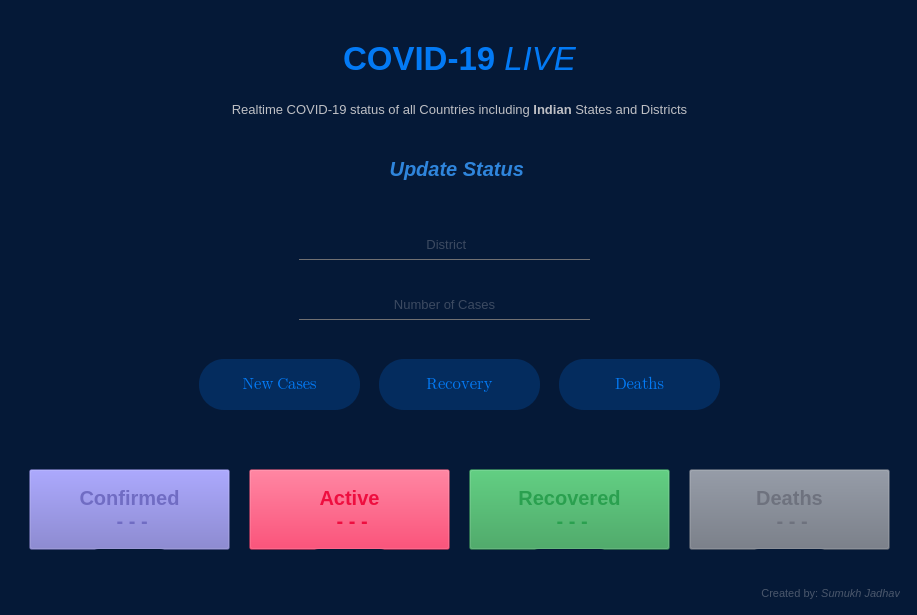
<?xml version="1.0" encoding="UTF-8"?>
<ui version="4.0">
 <class>COVID19_Updater</class>
 <widget class="QMainWindow" name="COVID19_Updater">
  <property name="geometry">
   <rect>
    <x>0</x>
    <y>0</y>
    <width>917</width>
    <height>615</height>
   </rect>
  </property>
  <property name="minimumSize">
   <size>
    <width>917</width>
    <height>615</height>
   </size>
  </property>
  <property name="maximumSize">
   <size>
    <width>917</width>
    <height>615</height>
   </size>
  </property>
  <property name="windowTitle">
   <string>Live COVID-19 Updater</string>
  </property>
  <property name="styleSheet">
   <string notr="true">background-color: rgb(5, 25, 55);</string>
  </property>
  <widget class="QWidget" name="centralwidget">
   <layout class="QGridLayout" name="gridLayout">
    <item row="0" column="0">
     <widget class="QFrame" name="frame">
      <property name="maximumSize">
       <size>
        <width>16777215</width>
        <height>16777215</height>
       </size>
      </property>
      <property name="styleSheet">
       <string notr="true">QFrame{
	
	
	background-color: rgb(5, 25, 55);

	border-radius: 10px
}</string>
      </property>
      <property name="frameShape">
       <enum>QFrame::StyledPanel</enum>
      </property>
      <property name="frameShadow">
       <enum>QFrame::Raised</enum>
      </property>
      <widget class="QLabel" name="Title">
       <property name="geometry">
        <rect>
         <x>-10</x>
         <y>20</y>
         <width>921</width>
         <height>61</height>
        </rect>
       </property>
       <property name="font">
        <font>
         <family>Segoe UI</family>
         <pointsize>25</pointsize>
        </font>
       </property>
       <property name="styleSheet">
        <string notr="true">color: rgb(3, 122, 245);
lable.adjustSize();</string>
       </property>
       <property name="text">
        <string>&lt;strong&gt;COVID-19&lt;/strong&gt; &lt;i&gt;LIVE&lt;/i&gt;</string>
       </property>
       <property name="alignment">
        <set>Qt::AlignCenter</set>
       </property>
      </widget>
      <widget class="QLabel" name="Description">
       <property name="geometry">
        <rect>
         <x>-10</x>
         <y>70</y>
         <width>921</width>
         <height>61</height>
        </rect>
       </property>
       <property name="font">
        <font>
         <family>Segoe UI</family>
         <pointsize>10</pointsize>
        </font>
       </property>
       <property name="styleSheet">
        <string notr="true">color: rgb(190, 191, 196);</string>
       </property>
       <property name="text">
        <string>&lt;html&gt;&lt;head/&gt;&lt;body&gt;&lt;p&gt;Realtime COVID-19 status of all Countries including &lt;span style=&quot; font-weight:600;&quot;&gt;Indian&lt;/span&gt; States and Districts&lt;/p&gt;&lt;/body&gt;&lt;/html&gt;</string>
       </property>
       <property name="textFormat">
        <enum>Qt::MarkdownText</enum>
       </property>
       <property name="alignment">
        <set>Qt::AlignCenter</set>
       </property>
       <property name="wordWrap">
        <bool>true</bool>
       </property>
      </widget>
      <widget class="QLabel" name="AuthorName">
       <property name="geometry">
        <rect>
         <x>730</x>
         <y>570</y>
         <width>161</width>
         <height>21</height>
        </rect>
       </property>
       <property name="font">
        <font>
         <family>Segoe UI</family>
         <pointsize>8</pointsize>
        </font>
       </property>
       <property name="cursor">
        <cursorShape>IBeamCursor</cursorShape>
       </property>
       <property name="styleSheet">
        <string notr="true">color: rgba(190, 191, 196,95);</string>
       </property>
       <property name="text">
        <string>&lt;html&gt;&lt;head/&gt;&lt;body&gt;&lt;p&gt;Created by: &lt;span style=&quot; font-style:italic;&quot;&gt;Sumukh Jadhav&lt;/span&gt;&lt;/p&gt;&lt;/body&gt;&lt;/html&gt;</string>
       </property>
       <property name="textFormat">
        <enum>Qt::MarkdownText</enum>
       </property>
       <property name="alignment">
        <set>Qt::AlignBottom|Qt::AlignRight|Qt::AlignTrailing</set>
       </property>
       <property name="wordWrap">
        <bool>true</bool>
       </property>
       <property name="textInteractionFlags">
        <set>Qt::LinksAccessibleByMouse|Qt::TextSelectableByMouse</set>
       </property>
      </widget>
      <widget class="QPushButton" name="Confirmed">
       <property name="geometry">
        <rect>
         <x>20</x>
         <y>460</y>
         <width>201</width>
         <height>81</height>
        </rect>
       </property>
       <property name="font">
        <font>
         <family>Helvetica LT Std</family>
         <pointsize>15</pointsize>
         <weight>75</weight>
         <italic>false</italic>
         <bold>true</bold>
         <underline>false</underline>
         <strikeout>false</strikeout>
         <kerning>true</kerning>
        </font>
       </property>
       <property name="focusPolicy">
        <enum>Qt::StrongFocus</enum>
       </property>
       <property name="layoutDirection">
        <enum>Qt::LeftToRight</enum>
       </property>
       <property name="styleSheet">
        <string notr="true">
background-color: rgba(112,108,195,50);

color: rgb(112,108,195);


</string>
       </property>
       <property name="text">
        <string>Confirmed
 - - -</string>
       </property>
       <property name="checkable">
        <bool>false</bool>
       </property>
      </widget>
      <widget class="QPushButton" name="Active">
       <property name="geometry">
        <rect>
         <x>240</x>
         <y>460</y>
         <width>201</width>
         <height>81</height>
        </rect>
       </property>
       <property name="font">
        <font>
         <family>Helvetica LT Std</family>
         <pointsize>15</pointsize>
         <weight>75</weight>
         <italic>false</italic>
         <bold>true</bold>
         <underline>false</underline>
         <strikeout>false</strikeout>
        </font>
       </property>
       <property name="focusPolicy">
        <enum>Qt::StrongFocus</enum>
       </property>
       <property name="layoutDirection">
        <enum>Qt::LeftToRight</enum>
       </property>
       <property name="styleSheet">
        <string notr="true">
background-color: rgba(238, 14, 63,50);

color: rgb(238, 14, 63);


</string>
       </property>
       <property name="text">
        <string>Active
 - - -</string>
       </property>
       <property name="checkable">
        <bool>false</bool>
       </property>
      </widget>
      <widget class="QPushButton" name="Recovered">
       <property name="geometry">
        <rect>
         <x>460</x>
         <y>460</y>
         <width>201</width>
         <height>81</height>
        </rect>
       </property>
       <property name="font">
        <font>
         <family>Helvetica LT Std</family>
         <pointsize>15</pointsize>
         <weight>75</weight>
         <italic>false</italic>
         <bold>true</bold>
         <underline>false</underline>
         <strikeout>false</strikeout>
        </font>
       </property>
       <property name="focusPolicy">
        <enum>Qt::StrongFocus</enum>
       </property>
       <property name="layoutDirection">
        <enum>Qt::LeftToRight</enum>
       </property>
       <property name="styleSheet">
        <string notr="true">background-color: rgba(46, 155, 80,50);
color: rgb(42, 160, 79);


</string>
       </property>
       <property name="text">
        <string>Recovered
 - - -</string>
       </property>
       <property name="checkable">
        <bool>false</bool>
       </property>
      </widget>
      <widget class="QPushButton" name="Deaths">
       <property name="geometry">
        <rect>
         <x>680</x>
         <y>460</y>
         <width>201</width>
         <height>81</height>
        </rect>
       </property>
       <property name="font">
        <font>
         <family>Helvetica LT Std</family>
         <pointsize>15</pointsize>
         <weight>75</weight>
         <italic>false</italic>
         <bold>true</bold>
         <underline>false</underline>
         <strikeout>false</strikeout>
        </font>
       </property>
       <property name="focusPolicy">
        <enum>Qt::StrongFocus</enum>
       </property>
       <property name="layoutDirection">
        <enum>Qt::LeftToRight</enum>
       </property>
       <property name="styleSheet">
        <string notr="true">background-color: rgba(110, 116, 128,50);
color: rgb(110, 114, 126);

</string>
       </property>
       <property name="text">
        <string>Deaths
 - - -</string>
       </property>
       <property name="checkable">
        <bool>false</bool>
       </property>
      </widget>
      <widget class="QPushButton" name="UpdataData_2">
       <property name="geometry">
        <rect>
         <x>0</x>
         <y>420</y>
         <width>901</width>
         <height>31</height>
        </rect>
       </property>
       <property name="font">
        <font>
         <family>Gravity</family>
         <pointsize>13</pointsize>
         <weight>75</weight>
         <italic>true</italic>
         <bold>true</bold>
         <underline>false</underline>
         <strikeout>false</strikeout>
        </font>
       </property>
       <property name="focusPolicy">
        <enum>Qt::StrongFocus</enum>
       </property>
       <property name="layoutDirection">
        <enum>Qt::LeftToRight</enum>
       </property>
       <property name="styleSheet">
        <string notr="true">

color: rgb(169, 206, 244);
border-radius: 30px;

</string>
       </property>
       <property name="text">
        <string/>
       </property>
       <property name="checkable">
        <bool>false</bool>
       </property>
      </widget>
      <widget class="QPushButton" name="UpdataData_3">
       <property name="geometry">
        <rect>
         <x>190</x>
         <y>350</y>
         <width>161</width>
         <height>51</height>
        </rect>
       </property>
       <property name="font">
        <font>
         <family>Segoe UI Emoji</family>
         <pointsize>12</pointsize>
         <weight>50</weight>
         <italic>false</italic>
         <bold>false</bold>
         <underline>false</underline>
         <strikeout>false</strikeout>
        </font>
       </property>
       <property name="focusPolicy">
        <enum>Qt::StrongFocus</enum>
       </property>
       <property name="layoutDirection">
        <enum>Qt::LeftToRight</enum>
       </property>
       <property name="styleSheet">
        <string notr="true">QPushButton {
	background-color: rgba(0, 122, 255,50);
	color: rgb(3, 122, 245);
	border-radius: 25px;
}

QPushButton:hover {
	background-color: rgba(0, 122, 255,45);

}
QPushButton:pressed {
	background-color: rgba(0, 122, 255,40);

}</string>
       </property>
       <property name="text">
        <string>New Cases</string>
       </property>
       <property name="checkable">
        <bool>false</bool>
       </property>
      </widget>
      <widget class="QLineEdit" name="lineEdit">
       <property name="geometry">
        <rect>
         <x>290</x>
         <y>220</y>
         <width>291</width>
         <height>31</height>
        </rect>
       </property>
       <property name="font">
        <font>
         <pointsize>10</pointsize>
         <italic>false</italic>
         <underline>false</underline>
        </font>
       </property>
       <property name="styleSheet">
        <string notr="true">background:transparent;
border:none;
color: rgba(190, 191, 196,150);
border-bottom:1px solid #717072;</string>
       </property>
       <property name="inputMask">
        <string/>
       </property>
       <property name="text">
        <string/>
       </property>
       <property name="alignment">
        <set>Qt::AlignCenter</set>
       </property>
       <property name="placeholderText">
        <string> District</string>
       </property>
      </widget>
      <widget class="QLineEdit" name="lineEdit_2">
       <property name="geometry">
        <rect>
         <x>290</x>
         <y>280</y>
         <width>291</width>
         <height>31</height>
        </rect>
       </property>
       <property name="font">
        <font>
         <pointsize>10</pointsize>
         <italic>false</italic>
         <underline>false</underline>
        </font>
       </property>
       <property name="styleSheet">
        <string notr="true">background:transparent;
border:none;
color: rgba(190, 191, 196,150);
border-bottom:1px solid #717072;</string>
       </property>
       <property name="inputMask">
        <string/>
       </property>
       <property name="text">
        <string/>
       </property>
       <property name="alignment">
        <set>Qt::AlignCenter</set>
       </property>
       <property name="placeholderText">
        <string>Number of Cases</string>
       </property>
      </widget>
      <widget class="QLabel" name="Title_2">
       <property name="geometry">
        <rect>
         <x>0</x>
         <y>130</y>
         <width>901</width>
         <height>61</height>
        </rect>
       </property>
       <property name="font">
        <font>
         <family>Segoe UI</family>
         <pointsize>15</pointsize>
         <underline>false</underline>
        </font>
       </property>
       <property name="styleSheet">
        <string notr="true">color: #2f85dc;
lable.adjustSize();</string>
       </property>
       <property name="text">
        <string>&lt;i&gt;&lt;strong&gt;Update Status&lt;/strong&gt; &lt;/i&gt;</string>
       </property>
       <property name="alignment">
        <set>Qt::AlignCenter</set>
       </property>
      </widget>
      <widget class="QPushButton" name="UpdataData_4">
       <property name="geometry">
        <rect>
         <x>370</x>
         <y>350</y>
         <width>161</width>
         <height>51</height>
        </rect>
       </property>
       <property name="font">
        <font>
         <family>Segoe UI Emoji</family>
         <pointsize>12</pointsize>
         <weight>50</weight>
         <italic>false</italic>
         <bold>false</bold>
         <underline>false</underline>
         <strikeout>false</strikeout>
        </font>
       </property>
       <property name="focusPolicy">
        <enum>Qt::StrongFocus</enum>
       </property>
       <property name="layoutDirection">
        <enum>Qt::LeftToRight</enum>
       </property>
       <property name="styleSheet">
        <string notr="true">QPushButton {
	background-color: rgba(0, 122, 255,50);
	color: rgb(3, 122, 245);
	border-radius: 25px;
}

QPushButton:hover {
	background-color: rgba(0, 122, 255,45);

}
QPushButton:pressed {
	background-color: rgba(0, 122, 255,40);

}</string>
       </property>
       <property name="text">
        <string>Recovery</string>
       </property>
       <property name="checkable">
        <bool>false</bool>
       </property>
      </widget>
      <widget class="QPushButton" name="UpdataData_5">
       <property name="geometry">
        <rect>
         <x>550</x>
         <y>350</y>
         <width>161</width>
         <height>51</height>
        </rect>
       </property>
       <property name="font">
        <font>
         <family>Segoe UI Emoji</family>
         <pointsize>12</pointsize>
         <weight>50</weight>
         <italic>false</italic>
         <bold>false</bold>
         <underline>false</underline>
         <strikeout>false</strikeout>
        </font>
       </property>
       <property name="focusPolicy">
        <enum>Qt::StrongFocus</enum>
       </property>
       <property name="layoutDirection">
        <enum>Qt::LeftToRight</enum>
       </property>
       <property name="styleSheet">
        <string notr="true">QPushButton {
	background-color: rgba(0, 122, 255,50);
	color: rgb(3, 122, 245);
	border-radius: 25px;
}

QPushButton:hover {
	background-color: rgba(0, 122, 255,45);

}
QPushButton:pressed {
	background-color: rgba(0, 122, 255,40);

}</string>
       </property>
       <property name="text">
        <string>Deaths</string>
       </property>
       <property name="checkable">
        <bool>false</bool>
       </property>
      </widget>
      <widget class="QLabel" name="Title_3">
       <property name="geometry">
        <rect>
         <x>0</x>
         <y>540</y>
         <width>901</width>
         <height>61</height>
        </rect>
       </property>
       <property name="font">
        <font>
         <family>Segoe UI</family>
         <pointsize>15</pointsize>
         <weight>75</weight>
         <italic>true</italic>
         <bold>true</bold>
         <underline>false</underline>
        </font>
       </property>
       <property name="styleSheet">
        <string notr="true">color: rgb(238, 14, 63);
lable.adjustSize();</string>
       </property>
       <property name="text">
        <string/>
       </property>
       <property name="alignment">
        <set>Qt::AlignCenter</set>
       </property>
      </widget>
      <widget class="QLabel" name="newConfirmed">
       <property name="geometry">
        <rect>
         <x>80</x>
         <y>540</y>
         <width>81</width>
         <height>31</height>
        </rect>
       </property>
       <property name="font">
        <font>
         <family>Segoe UI</family>
         <pointsize>10</pointsize>
         <weight>75</weight>
         <bold>true</bold>
         <underline>false</underline>
        </font>
       </property>
       <property name="styleSheet">
        <string notr="true">
color: rgb(112,108,195);
</string>
       </property>
       <property name="text">
        <string/>
       </property>
       <property name="alignment">
        <set>Qt::AlignCenter</set>
       </property>
      </widget>
      <widget class="QLabel" name="newActive">
       <property name="geometry">
        <rect>
         <x>300</x>
         <y>540</y>
         <width>81</width>
         <height>31</height>
        </rect>
       </property>
       <property name="font">
        <font>
         <family>Segoe UI</family>
         <pointsize>10</pointsize>
         <weight>75</weight>
         <bold>true</bold>
         <underline>false</underline>
        </font>
       </property>
       <property name="styleSheet">
        <string notr="true">
color: rgb(238, 14, 63);
</string>
       </property>
       <property name="text">
        <string/>
       </property>
       <property name="alignment">
        <set>Qt::AlignCenter</set>
       </property>
      </widget>
      <widget class="QLabel" name="newRecovered">
       <property name="geometry">
        <rect>
         <x>520</x>
         <y>540</y>
         <width>81</width>
         <height>31</height>
        </rect>
       </property>
       <property name="font">
        <font>
         <family>Segoe UI</family>
         <pointsize>10</pointsize>
         <weight>75</weight>
         <bold>true</bold>
         <underline>false</underline>
        </font>
       </property>
       <property name="styleSheet">
        <string notr="true">color: rgb(42, 160, 79);
</string>
       </property>
       <property name="text">
        <string/>
       </property>
       <property name="alignment">
        <set>Qt::AlignCenter</set>
       </property>
      </widget>
      <widget class="QLabel" name="Title_7">
       <property name="geometry">
        <rect>
         <x>740</x>
         <y>540</y>
         <width>81</width>
         <height>31</height>
        </rect>
       </property>
       <property name="font">
        <font>
         <family>Segoe UI</family>
         <pointsize>10</pointsize>
         <weight>75</weight>
         <bold>true</bold>
         <underline>false</underline>
        </font>
       </property>
       <property name="styleSheet">
        <string notr="true">color: rgb(110, 114, 126);</string>
       </property>
       <property name="text">
        <string/>
       </property>
       <property name="alignment">
        <set>Qt::AlignCenter</set>
       </property>
      </widget>
      <zorder>Title_3</zorder>
      <zorder>Title</zorder>
      <zorder>Description</zorder>
      <zorder>AuthorName</zorder>
      <zorder>Confirmed</zorder>
      <zorder>Active</zorder>
      <zorder>Recovered</zorder>
      <zorder>Deaths</zorder>
      <zorder>UpdataData_2</zorder>
      <zorder>UpdataData_3</zorder>
      <zorder>lineEdit</zorder>
      <zorder>lineEdit_2</zorder>
      <zorder>Title_2</zorder>
      <zorder>UpdataData_4</zorder>
      <zorder>UpdataData_5</zorder>
      <zorder>newConfirmed</zorder>
      <zorder>newActive</zorder>
      <zorder>newRecovered</zorder>
      <zorder>Title_7</zorder>
     </widget>
    </item>
   </layout>
  </widget>
 </widget>
 <resources/>
 <connections/>
</ui>
